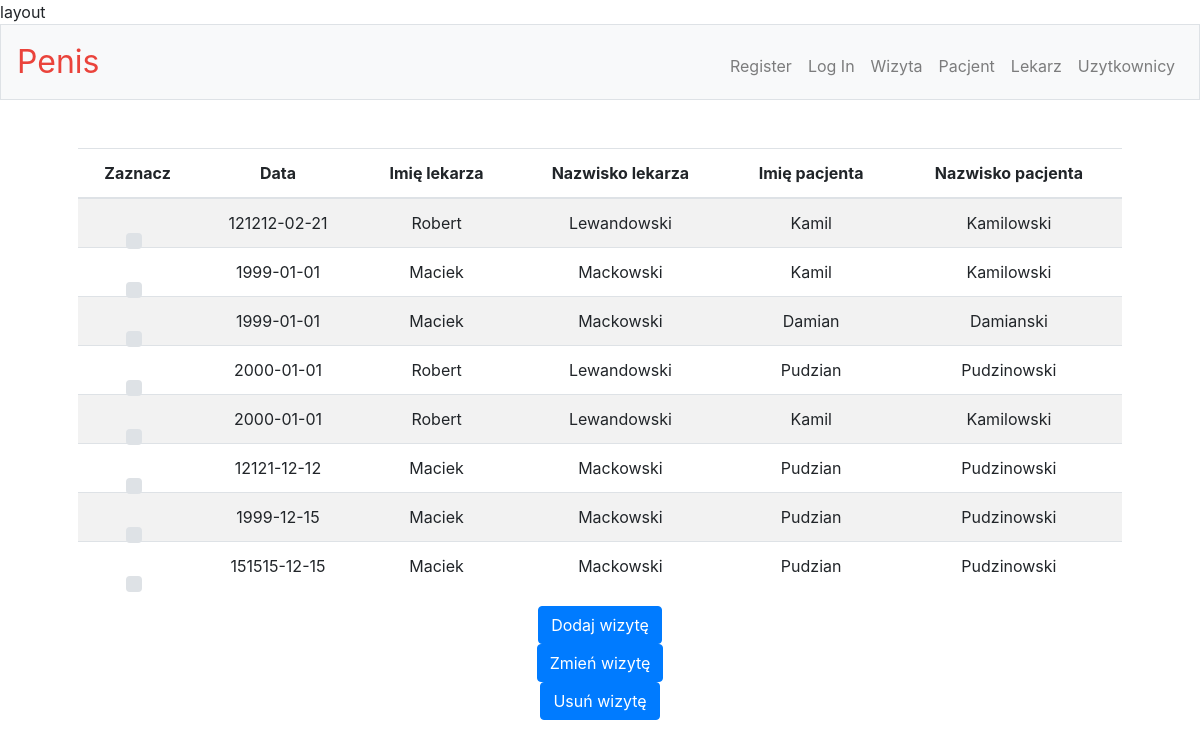
The page /wizyta on the database as committed earlier.
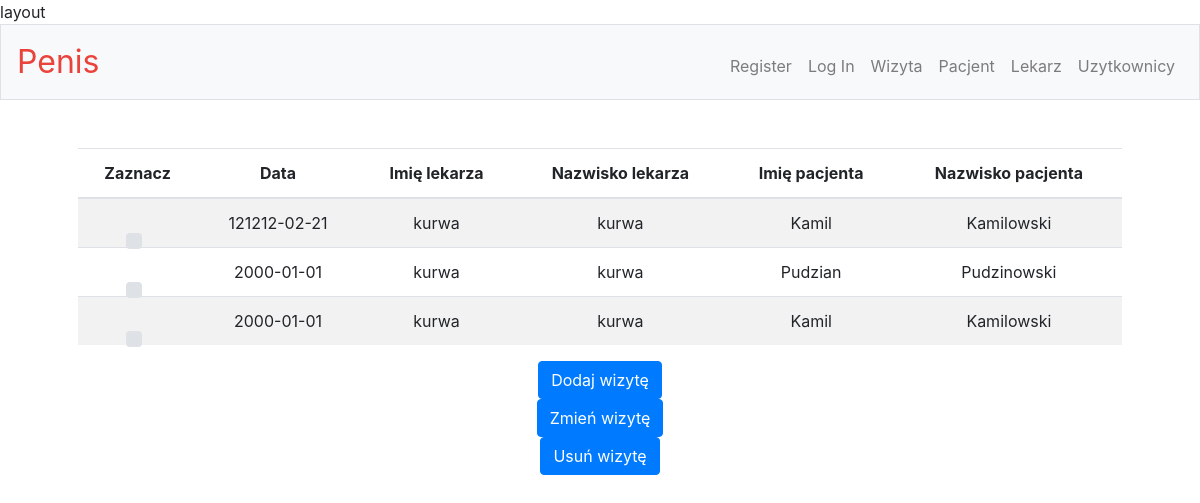
The same page on the database as committed later.
### tables this page shows
CREATE TABLE Wizyta(id integer PRIMARY KEY AUTOINCREMENT, Data date, Pacjent_id INTEGER,  Lekarz_id INTEGER, FOREIGN KEY (Pacjent_id) REFERENCES Pacjent (id), FOREIGN KEY (Lekarz_id) REFERENCES Lekarz (id) );

CREATE TABLE Lekarz(id integer PRIMARY KEY AUTOINCREMENT, Name TEXT, Surname TEXT, Pesel TEXT, Telefon TEXT, Salary integer,  Users_id INTEGER NOT NULL, FOREIGN KEY (Users_id) REFERENCES Users (id));

CREATE TABLE Pacjent(id integer PRIMARY KEY AUTOINCREMENT, Name TEXT, Surname TEXT, Pesel TEXT, Telefon TEXT, Users_id INTEGER NOT NULL, FOREIGN KEY (Users_id) REFERENCES Users (id));

### app.py (the view)
@app.route('/wizyta', methods=['GET', 'POST'])
def wizyta():
    if request.method == "GET":
        con = sqlite3.connect("db.db")
        cur = con.cursor()
        columns = ["Data", "Imię lekarza", "Nazwisko lekarza", "Imię pacjenta", "Nazwisko pacjenta"]
        cur.execute(
            "select Wizyta.Data, Lekarz.Name, Lekarz.Surname, Pacjent.Name, Pacjent.Surname from Wizyta inner join Lekarz on  Wizyta.lekarz_Id = Lekarz.id inner join Pacjent on Wizyta.pacjent_id = Pacjent.id")
        rows = cur.fetchall()
        return render_template("wizyta.html", columns=columns, rows=rows)

### templates/wizyta.html (shortened to what this page needs)
{% extends "layout.html" %}
{% block main %}
    <table class="table table-striped">
        <thead class>
        <tr>
            <th scope="col">Zaznacz</th>
            {% for column in columns %}
                <th scope="col">{{ column }}</th>
            {% endfor %}
        </tr>
        </thead>
        <tbody>
        {% for row in rows %}
            <tr>
                <td>
                    <div class="custom-control custom-checkbox">
                    </div>
                </td>
                {% for value in row %}
                    <td>{{ value }}</td>
                {% endfor %}
            </tr>
        {% endfor %}
        </tbody>
    </table>
    <form method="get" action="/wizyta_create">
        <button class="btn btn-primary" type="submit">Dodaj wizytę</button>
    </form>
    <form method="get" action="/wizyta_update">
           <button name="id" value="" onclick="getValue()" id="update" class="btn btn-primary" type="submit">Zmień wizytę</button>
    </form>
        <form method="get" action="/wizyta_delete">
           <button name="id" value="" onclick="getValue()" id="delete" class="btn btn-primary" type="submit">Usuń wizytę</button>
    </form>
{% endblock %}

Rows that differ between the two databases and show on the page:
removed Lekarz: Name "Robert", Surname "Lewandowski"
no longer on this page (row unchanged): Wizyta: Data "1999-01-01", Pacjent (Name "Kamil", Surname "Kamilowski")
removed Lekarz: Name "Maciek", Surname "Mackowski"
no longer on this page (row unchanged): Wizyta: Data "1999-01-01"
no longer on this page (row unchanged): Pacjent: Name "Damian", Surname "Damianski"
no longer on this page (row unchanged): Wizyta: Data "12121-12-12", Pacjent (Name "Pudzian", Surname "Pudzinowski")
no longer on this page (row unchanged): Wizyta: Data "1999-12-15", Pacjent (Name "Pudzian", Surname "Pudzinowski")
no longer on this page (row unchanged): Wizyta: Data "151515-12-15", Pacjent (Name "Pudzian", Surname "Pudzinowski")
added Lekarz: Name "kurwa", Surname "kurwa"
